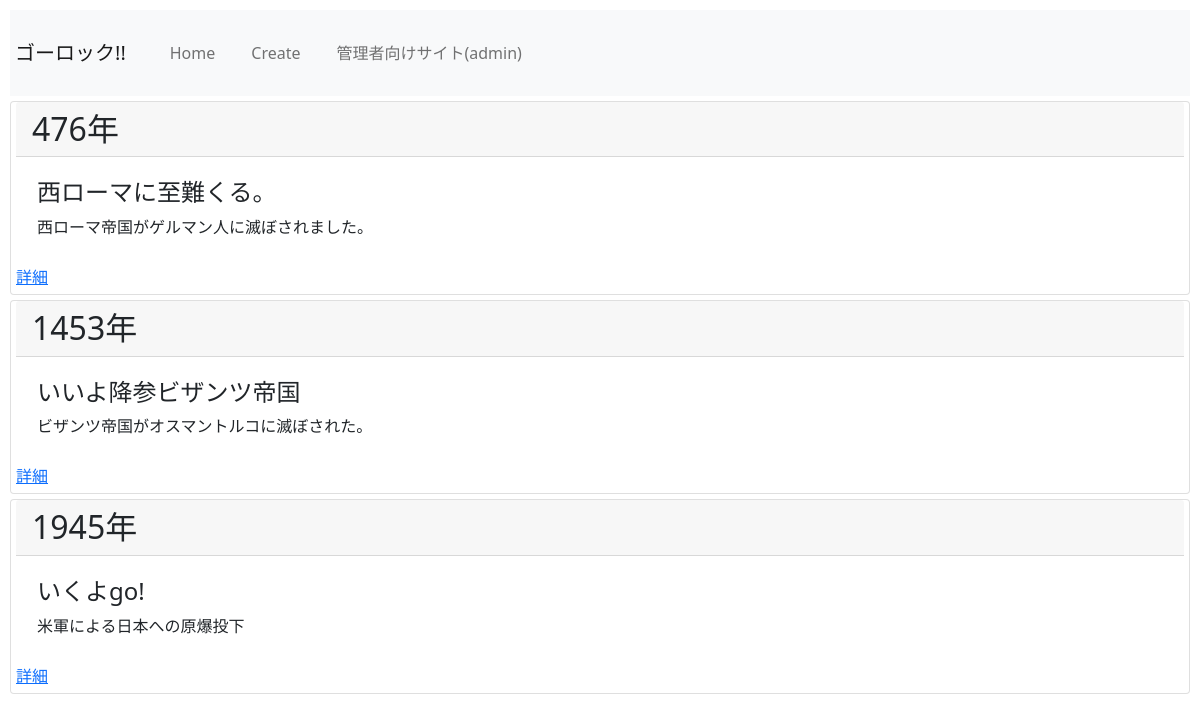
Page /index/ (signed in) on the committed database.
### app/models.py (models this page shows, shortened)
class Post(models.Model):
  year = models.IntegerField(validators=[MinValueValidator(1), MaxValueValidator(2021)])
  text = models.CharField("語呂合わせ", max_length=30)
  supplement = models.CharField("補足", max_length=100)
  author = models.ForeignKey(settings.AUTH_USER_MODEL, on_delete=models.CASCADE)
  created = models.DateTimeField("作成日", default=timezone.now)

### app/views.py (the view)
# urls.py: path('index/', views.index, name='index'),
def index(request):
  data = Post.objects.all()
  params = {
    'data': data
  }
  return render(request, 'app/index.html', params)

### app/templates/app/index.html
{% extends 'app/base.html' %}
{% block 'content' %}
  {% for item in data %}
  <div class="card">
    <h2 class="card-header">{{ item.year }}年</h2>
    <div class="card-body">
      <h4 class="card-title">{{ item.text }}</h4>
      <p class="card-text">{{ item.supplement }}</p>
    </div>
    {% if user.is_authenticated %}
      <a href="{% url 'detail' item.id %}">詳細</a>
    {% endif %}
  </div>
  {% endfor %}
{% endblock %}

### app/static/app/style.css (style rules this page uses)
* { margin: 5px; }

### rows in the picture
Post: year "476", text "西ローマに至難くる。", supplement "西ローマ帝国がゲルマン人に滅ぼされました。"
Post: year "1453", text "いいよ降参ビザンツ帝国", supplement "ビザンツ帝国がオスマントルコに滅ぼされた。"
Post: year "1945", text "いくよgo!", supplement "米軍による日本への原爆投下"
